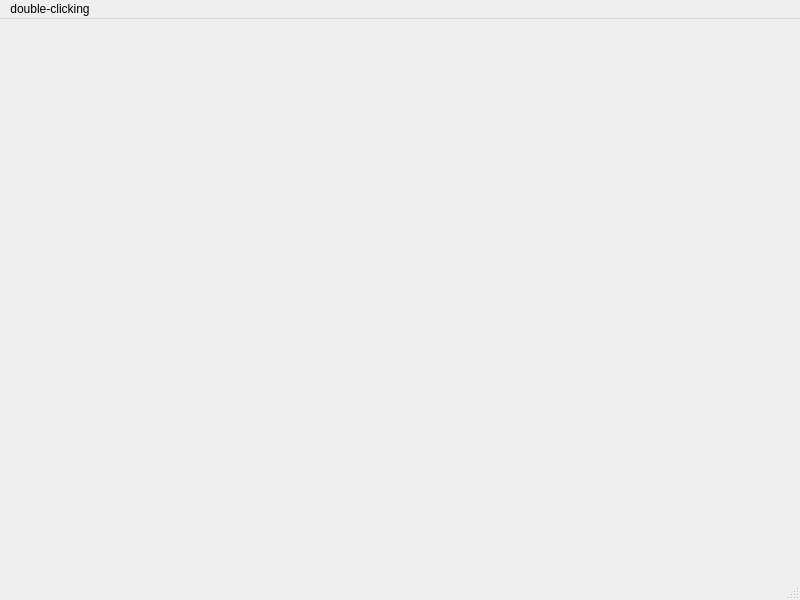
<?xml version="1.0" encoding="UTF-8"?>
<ui version="4.0">
 <class>MainWindow</class>
 <widget class="QMainWindow" name="MainWindow">
  <property name="geometry">
   <rect>
    <x>0</x>
    <y>0</y>
    <width>800</width>
    <height>600</height>
   </rect>
  </property>
  <property name="windowTitle">
   <string>MainWindow</string>
  </property>
  <widget class="QWidget" name="centralwidget"/>
  <widget class="QMenuBar" name="menubar">
   <property name="geometry">
    <rect>
     <x>0</x>
     <y>0</y>
     <width>800</width>
     <height>25</height>
    </rect>
   </property>
   <widget class="QMenu" name="menudouble_clicking">
    <property name="title">
     <string>double-clicking</string>
    </property>
    <addaction name="actionnew"/>
    <addaction name="actionopen"/>
    <addaction name="actionclose"/>
    <addaction name="actionsave"/>
    <addaction name="actionsave_as"/>
    <addaction name="actionedit"/>
   </widget>
   <addaction name="menudouble_clicking"/>
  </widget>
  <widget class="QStatusBar" name="statusbar"/>
  <action name="actionnew">
   <property name="text">
    <string>new</string>
   </property>
  </action>
  <action name="actionopen">
   <property name="text">
    <string>open</string>
   </property>
  </action>
  <action name="actionclose">
   <property name="text">
    <string>close</string>
   </property>
  </action>
  <action name="actionsave">
   <property name="text">
    <string>save</string>
   </property>
  </action>
  <action name="actionsave_as">
   <property name="text">
    <string>save as</string>
   </property>
  </action>
  <action name="actionedit">
   <property name="text">
    <string>edit</string>
   </property>
  </action>
 </widget>
 <resources/>
 <connections/>
</ui>
